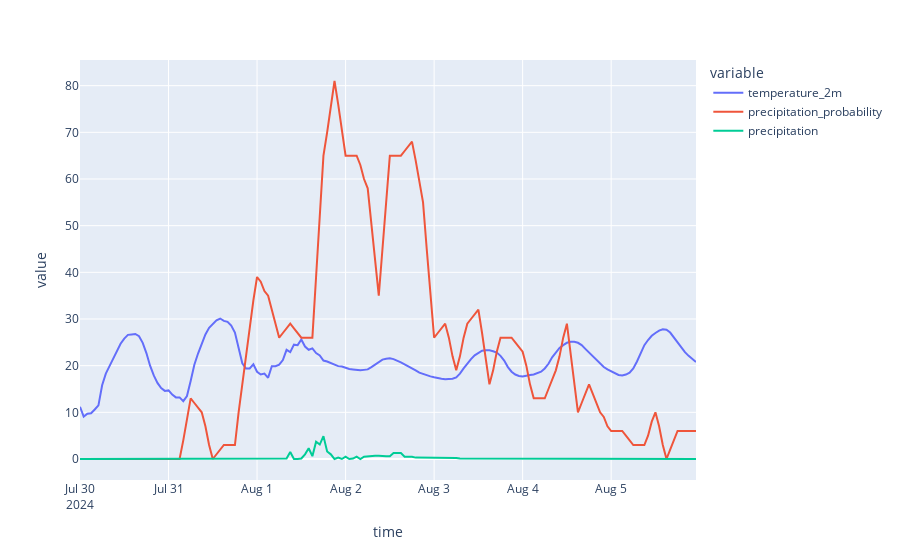

Notebook source saved alongside this figure:
### Markdown cell above
Draw data in graph

### Code cell
import plotly.express as px
import pandas as pd

df = pd.DataFrame(data["hourly"]).sort_values(by="time")

fig = px.line(df, x="time", y=["temperature_2m", "precipitation_probability", "precipitation"])
fig.show()

### Figure 1 — Plotly figure (JSON) as saved in the notebook; plotly's stock layout.template omitted (floating-point values rounded to 4 significant figures; data arrays with more than 128 entries replaced by an {"elided": "..."} marker saying what was removed)
{"data": [{"hovertemplate": "variable=temperature_2m<br>time=%{x}<br>value=%{y}<extra></extra>", "legendgroup": "temperature_2m", "line": {"color": "#636efa", "dash": "solid"}, "marker": {"symbol": "circle"}, "mode": "lines", "name": "temperature_2m", "orientation": "v", "showlegend": true, "type": "scatter", "x": {"elided": "168 str values"}, "xaxis": "x", "y": {"elided": "168 float values"}, "yaxis": "y"}, {"hovertemplate": "variable=precipitation_probability<br>time=%{x}<br>value=%{y}<extra></extra>", "legendgroup": "precipitation_probability", "line": {"color": "#EF553B", "dash": "solid"}, "marker": {"symbol": "circle"}, "mode": "lines", "name": "precipitation_probability", "orientation": "v", "showlegend": true, "type": "scatter", "x": {"elided": "168 str values"}, "xaxis": "x", "y": {"elided": "168 int values"}, "yaxis": "y"}, {"hovertemplate": "variable=precipitation<br>time=%{x}<br>value=%{y}<extra></extra>", "legendgroup": "precipitation", "line": {"color": "#00cc96", "dash": "solid"}, "marker": {"symbol": "circle"}, "mode": "lines", "name": "precipitation", "orientation": "v", "showlegend": true, "type": "scatter", "x": {"elided": "168 str values"}, "xaxis": "x", "y": {"elided": "168 float values"}, "yaxis": "y"}], "layout": {"legend": {"title": {"text": "variable"}, "tracegroupgap": 0}, "margin": {"t": 60}, "xaxis": {"anchor": "y", "domain": [0, 1], "title": {"text": "time"}}, "yaxis": {"anchor": "x", "domain": [0, 1], "title": {"text": "value"}}}}
